Frame 1 (no input): blank canvas, image omitted
Frame 60 (the mouse pressed at the canvas centre just before this capture): blank canvas, image omitted
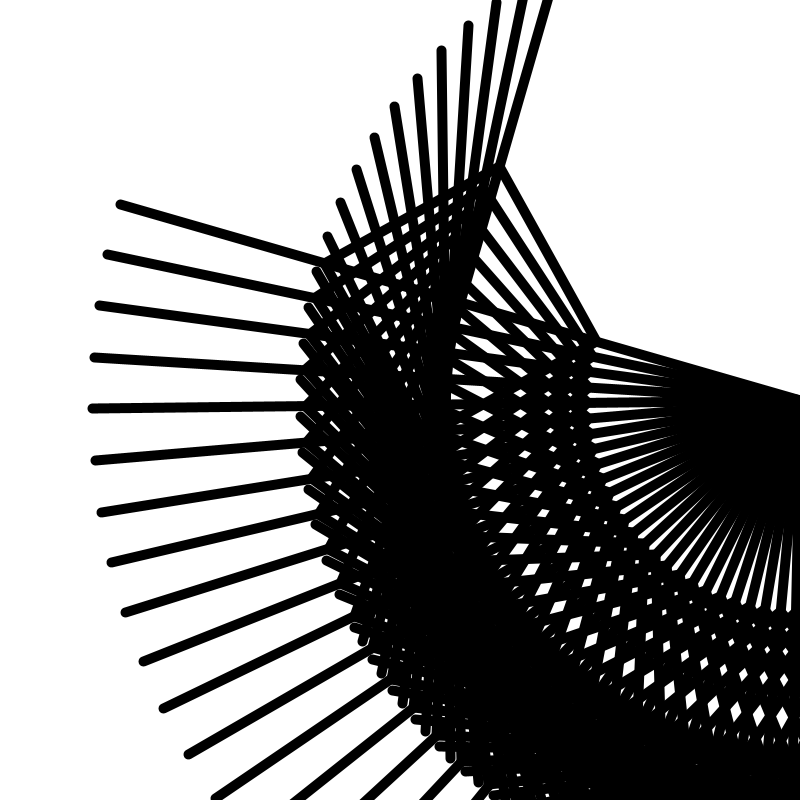
Frame 120 (the mouse held since frame 60 and released just before this capture)

The Processing sketch whose frames 1 and 60 were blank and that drew this single picture after the mouse press (run headless with seeded random() and noise(); from frame 60 on, the mouse is pressed at the canvas centre):

// Processing sketch: processing_64283
// ── processing_64283.pde

float m;
float easedR=0;
float easing = 0.03;
 
void setup()
{
  size(800, 800);
  smooth();
  noFill();
  rectMode(CENTER);
}
 
void draw()
{
  background(255);
  noFill();
  target(mouseY);
}
 
 
void target(float mx)
{
 
  m = map(mx, 0, width/1, 0, 50);
  easedR += (m - easedR) * easing;
 
  translate(width/1, height/2);
  for (int i=0; i<=360; i+=10)
  {
    pushMatrix();
    float x = easedR * cos(radians(i));
    float y = easedR * sin(radians(i));
 
    rotate( radians(easedR*i/50.0));
    scale (10);
    rect (25, 25, 20, 20);
    line ( 0, 0, 50, 50);
    line ( 50, 0, 0, 50);
    popMatrix();
  }
}
